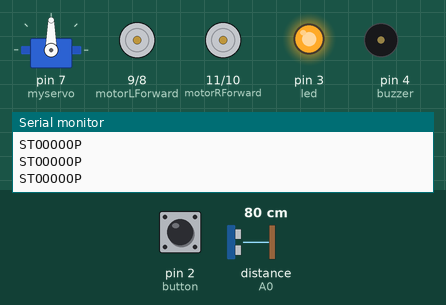
The sketch below on a simulated Arduino Uno, built with avr-gcc and run on an emulated ATmega328P. On the bench: servo, motor-driver pin pairs drawn as motors (green arrow = first pin HIGH = forward, orange = second pin HIGH = backward, longer = more drive), output pins drawn as LEDs (lit = HIGH), buzzer (waves = sounding), the last lines printed to the serial monitor. Inputs (shaded band) come from the test bench; at power-on: pin 2 (button) HIGH, distance to the obstacle (sensor on A0) 80 cm. The echo pulse lasts 58.3 µs per cm.

Above: at 1.2 s.
1.3 s: pin 2 (button) pulled LOW for 3.2 s
At 5.4 s:
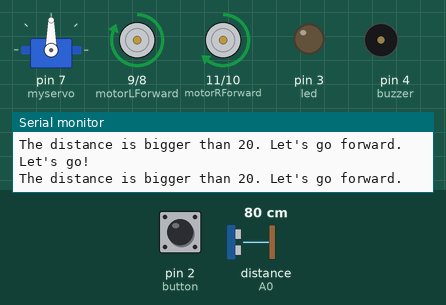
6.3 s: distance to the obstacle (sensor on A0) set to 22 cm
9.3 s: distance to the obstacle (sensor on A0) set to 18 cm
At 11.2 s:
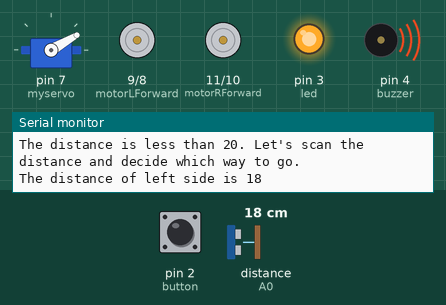
12.3 s: pin 2 (button) pulled LOW for 1 s
At 14.5 s:
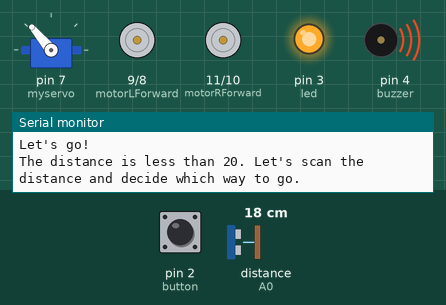
16.3 s: distance to the obstacle (sensor on A0) set to 35 cm
At 16.86 s:
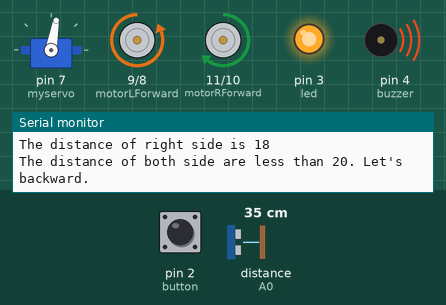
19.3 s: pin 2 (button) pulled LOW for 0.15 s
At 21.2 s:
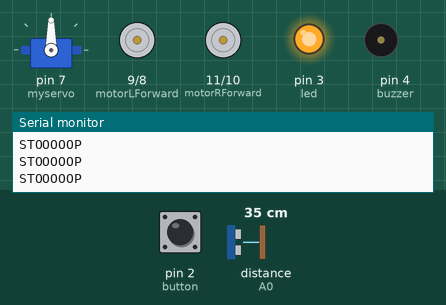
Timing chart, 0 to 22.7 s (numbered marks = the images above; inputs shaded):
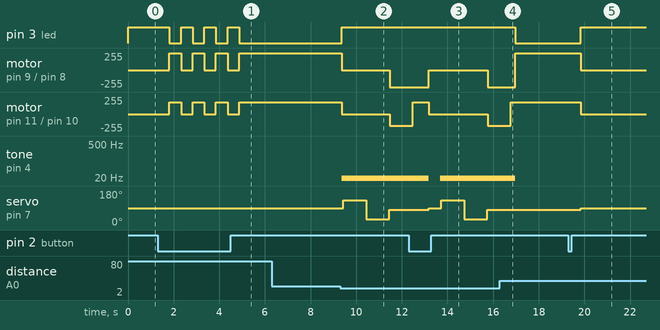

The sketch:

Arduino_Obstacle_Avoiding_Robot_MY_Code2.ino
```cpp
/*          Arduino Obstacle Avoiding Robot
    with a servo motor and an ultrasonic sensor HC-SR04
              LED and buzzer

  Dev: Michalis Vasilakis // Date: 11/12/2015 // www.ardumotive.com
  Use and modify by Kuei-Chin Huang // Date: 12/12/2018 */

//Libraries
#include <Servo.h>
#include "Ultrasonic.h"

//Constants
const int button = 2;           //Button pin to pin 2
const int led    = 3;           //Led pin (throught resistor) to pin 3
const int buzzer = 4;            //Buzzer pin to pin 4
const int motorLBackward = 8;     //motor Right positive (+) pin to pin 8 (PWM)
const int motorLForward = 9;      //motor Right negative (-) pin to pin 9 (PWM)
const int motorRBackward = 10;    //motor Left positive (+) pin to pin 10 (PWM)
const int motorRForward = 11;     //motor Left negative (-) pin to pin 11 (PWM)
const int carSpeed = 255;         //Set motor speed to 255

Ultrasonic ultrasonic(A1 , A0);    //Create Ultrsonic object ultrasonic(trig pin,echo pin)
Servo myservo;                  //Create Servo object to control a servo

//Variables
int distance;           //Variable to store distance from an object
int checkRight;         //Variable to store right side distance from an object
int checkLeft;          //Variable to store left side distance from an object
int function = 0;       //Variable to store function of robot: '1' running or '0' stoped. By default is stoped
int buttonState = 0;     //Variable to store the state of the button. By default '0'
int pos = 81;           //Variable to store the servo position. By default 81 degrees - sensor will 'look' forward
int flag = 0;           //Useful flag to keep the button state when button is released


void setup() {
  myservo.attach(7);             //Servo pin connected to pin 7
  myservo.write(pos);            // tell servo to go to position in variable 'pos'
  pinMode(button, INPUT_PULLUP);
  pinMode(led, OUTPUT);
  pinMode(buzzer, OUTPUT);
  pinMode(motorLBackward, OUTPUT);
  pinMode(motorLForward, OUTPUT);
  pinMode(motorRBackward, OUTPUT);
  pinMode(motorRForward, OUTPUT);
  Serial.begin(9600); //This will enable the Arduino to send data to the Serial monitor.
}

void loop() {
  //  delay(500);   // If I want to troble shooting and need to look at monitor, I need to use this delay command
  //  Check button state
  buttonState = digitalRead(button);

  //Change main function (stoped/running) when button is pressed
  if (buttonState == LOW) {//If button is pressed once...
    delay(500);
    if ( flag == 0) {  // If button is pressed once...
      function = 1;    // change function to 1 (start to run)
      flag = 1;       // change flag variable
      Serial.println("The button is preesed.");
    }
    else if ( flag == 1) { // If button is pressed twice...
      function = 0;       // change function to 0 (stop running)
      flag = 0;           // change flag variable again
      Serial.println("The button is preesed again.");
    }
  }

  if (function == 0) {      // If button is unpressed or pressed twice then:
    myservo.write(90);      // set servo 90 degress - sensor will look forward
    stop();                // robot remain stoped
    noTone(buzzer);         // buzzer off
    digitalWrite(led, HIGH); // and led on
    Serial.println("STOOOOOP");
  }
  else if (function == 1) {          // If button is pressed then:
    Serial.println("Let's go!");
    distance = ultrasonic.Ranging(CM); // Use 'CM' for centimeters
    // Check for objects...
    if (distance > 20) {     // If distance > 20cm
      forward();            // All clear, move forward!
      noTone(buzzer);        // buzzer off
      digitalWrite(led, LOW); // and led off
      Serial.println("The distance is bigger than 20. Let's go forward.");
    }
    else if (distance <= 20) {// If distance <= 20cm
      stop();               //Object detected! Stop the robot and check left and right for the better way out!
      tone(buzzer, 5);       // play a tone
      digitalWrite(led, HIGH); // turn the led on
      Serial.println("The distance is less than 20. Let's scan the distance and decide which way to go.");

      //Start scanning...
      //Scan left side
      myservo.write(130);                //tell servo to go to position 130
      delay(1000);                      //waits 1000ms for the servo to reach the position
      checkLeft = ultrasonic.Ranging(CM);  //Take distance from the left side
      Serial.print("The distance of left side is ");
      Serial.println(checkLeft);

      //Scan right side
      myservo.write(30);                  //tell servo to go to position 30
      delay(1000);                       //waits 1000ms for the servo to reach the position
      checkRight = ultrasonic.Ranging(CM);  //Take distance from the right side
      Serial.print("The distance of right side is ");
      Serial.println(checkRight);
      //Turn sensor back
      myservo.write(80);                  // Sensor "look" forward again (80)

      //Finally, take the decision, turn left or right?
      if (checkLeft <= 20 && checkRight <= 20) { // If distance of left side and right side both are <= 20cm
        Serial.println("The distance of both side are less than 20. Let's backward.");
        backward();                           // The road is closed... go back and then left ;)
        delay(1000);                          // backward for 1000ms
        left();                               // and turn left for 200ms
        delay(200);
      }
      // If distance of left side and right side are not both <= 20cm, then check which side has longer distance
      else if (checkLeft > checkRight) {  // if left side distance > right side distance, means there is more space on right side
        Serial.println("The distance of left side is bigger than right side. Let's turn left.");
        left();                        // then turn right for 300ms
        delay(300);
      }
      else if (checkLeft < checkRight) {  // if left side distance < right side distance, means there is more space on left side
        Serial.println("The distance of right side is bigger than left side. Let's turn right.");
        right();                        // turn left for 200ms
        delay(200);
      }
    }
  }
}

void forward() {
  analogWrite(motorLBackward, 0);
  analogWrite(motorLForward, carSpeed);
  analogWrite(motorRBackward, 0);
  analogWrite(motorRForward, carSpeed * 0.7);
}

void backward() {
  analogWrite(motorLBackward, carSpeed);
  analogWrite(motorLForward, 0);
  analogWrite(motorRBackward, carSpeed * 0.7);
  analogWrite(motorRForward, 0);
}

void right() {
  analogWrite(motorLBackward, 0);
  analogWrite(motorLForward, carSpeed);
  analogWrite(motorRBackward, carSpeed * 0.7);
  analogWrite(motorRForward, 0);
}

void left() {
  analogWrite(motorLBackward, carSpeed);
  analogWrite(motorLForward, 0);
  analogWrite(motorRBackward, 0);
  analogWrite(motorRForward, carSpeed * 0.7);
}
void stop() {
  analogWrite(motorLBackward, 0);
  analogWrite(motorLForward, 0);
  analogWrite(motorRBackward, 0);
  analogWrite(motorRForward, 0);
}
```

Measured:
- the behaviour switches between 21 and 20 cm on distance to the obstacle (sensor on A0) (found by bisection; images 1 and 2)
- after the input at 1.3 s, pin 3 (led): alternates HIGH for 0.51 s and LOW for 0.52 s, 7 changes in all, then stays LOW, starting after 0.51 s; motor on pin 9 (motorLForward) / pin 8 (motorLBackward): alternates forward 255/255 for 0.52 s and stopped for 0.51 s, 7 changes in all, then stays forward 255/255, starting after 0.51 s
- after the input at 9.3 s, pin 3 (led): LOW → HIGH after 0.06 s; motor on pin 9 (motorLForward) / pin 8 (motorLBackward): forward 255/255 → stopped after 0.06 s, → backward 255/255 2.1 s later
- after the input at 12.3 s, tone on pin 4 (buzzer): 5 Hz → silent after 0.88 s, → 5 Hz 0.50 s later
- after the input at 16.3 s, pin 3 (led): HIGH → LOW after 0.67 s; motor on pin 11 (motorRForward) / pin 10 (motorRBackward): goes on until 16.8 s, then stays forward 178/255; tone on pin 4 (buzzer): 5 Hz → silent after 0.67 s; servo on pin 7 (myservo): stays 80° (without the input it goes to 130° after 0.70 s)
- after the input at 19.3 s, pin 3 (led): LOW → HIGH after 0.55 s; motor on pin 9 (motorLForward) / pin 8 (motorLBackward): forward 255/255 → stopped after 0.55 s; motor on pin 11 (motorRForward) / pin 10 (motorRBackward): forward 178/255 → stopped after 0.55 s; servo on pin 7 (myservo): 80° → 90° after 0.55 s
